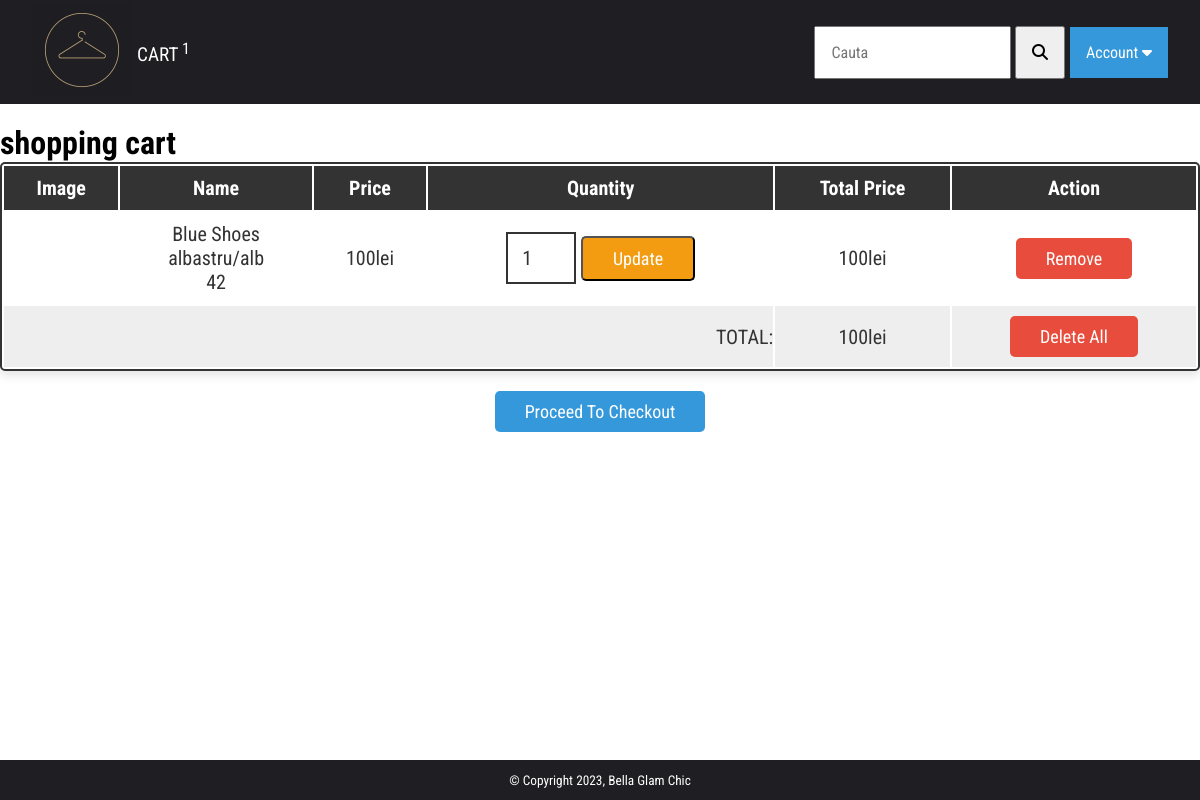
The page /cart.php (signed in) on the database its author committed.
### tables this page shows
CREATE TABLE IF NOT EXISTS `cos` (
  `ID` int NOT NULL AUTO_INCREMENT,
  `user_id` int NOT NULL,
  `cod_atribut_produs` int NOT NULL,
  `quantity` int NOT NULL,
  PRIMARY KEY (`ID`),
  KEY `cod_atribut_produs` (`cod_atribut_produs`),
  KEY `user_id` (`user_id`)
);

CREATE TABLE IF NOT EXISTS `produse` (
  `ID` int NOT NULL AUTO_INCREMENT,
  `denumire` varchar(64) NOT NULL,
  `cod_brand` int NOT NULL,
  `cod_categorie` int NOT NULL,
  `pret` float NOT NULL,
  `descriere` varchar(255) NOT NULL,
  `keywords` varchar(255) NOT NULL,
  `cod_subcategorie` int NOT NULL,
  `produs_imagine1` varchar(255) NOT NULL,
  PRIMARY KEY (`ID`),
  KEY `cod_brand` (`cod_brand`),
  KEY `cod_categorie` (`cod_categorie`),
  KEY `cod_subcategorie` (`cod_subcategorie`)
);

CREATE TABLE IF NOT EXISTS `culori` (
  `ID` int NOT NULL AUTO_INCREMENT,
  `denumire` varchar(64) NOT NULL,
  PRIMARY KEY (`ID`)
);

CREATE TABLE IF NOT EXISTS `marimi` (
  `ID` int NOT NULL AUTO_INCREMENT,
  `denumire` varchar(32) NOT NULL,
  PRIMARY KEY (`ID`)
);

### cart.php (the view, shortened to what this page needs)
<?php
include('includes/connect.php');
if (isset($_SESSION['user_logged_in'])) {
  $user_id = $_SESSION['user_id'];
}
?>
<!DOCTYPE html>
<html lang="en">
<head>
  <link rel="stylesheet" href="css/style.css">
</head>
<body>
  <?php include('includes/header.php') ?>
  <div class="shopping-cart">
    <h1 class="heading">shopping cart</h1>
    <table>
      <thead>
        <th>image</th>
        <th>name</th>
        <th>price</th>
        <th>quantity</th>
        <th>total price</th>
        <th>action</th>
      </thead>
      <tbody>
        <?php if (isset($_SESSION['user_logged_in'])) {
          $grand_total = 0;
          $select_cart_query = "SELECT c.ID,c.user_id,c.quantity AS cantitate_cos, a.cod_produs, a.cod_marime, a.cod_culoare,p.denumire AS `name`,p.pret AS `price`,a.cantitate AS `quantity`,p.produs_imagine1 AS `image`,m.denumire AS denumireMarime,f.denumire AS denumireCuloare
          FROM cos c
          INNER JOIN atribute_produs a
          ON c.cod_atribut_produs = a.ID
          INNER JOIN produse p
          ON a.cod_produs = p.ID
          INNER JOIN marimi m
          ON a.cod_marime = m.ID
          INNER JOIN culori f
          ON a.cod_culoare = f.ID
          WHERE c.user_id = $user_id";
          $cart_query = mysqli_query($con, $select_cart_query) or die('query failed');
          if (mysqli_num_rows($cart_query) > 0) {
            while ($fetch_cart = mysqli_fetch_assoc($cart_query)) {
        ?>
              <tr>
                <td>
                </td>
                <td><?php echo "" . $fetch_cart['name'] . "<br>" . $fetch_cart['denumireCuloare'] . "<br>" . $fetch_cart['denumireMarime'] . "" ?></td>
                <td><?php echo $fetch_cart['price'] ?>lei</td>
                <td>
                  <form action="" method="post">
                    <input type="number" min="1" name="cart_quantity" value="<?php echo $fetch_cart['cantitate_cos'] ?>">
                    <input type="submit" name="update_cart" value="update" class="option-btn">
                  </form>
                </td>
                <td><?php echo $sub_total = $fetch_cart['price'] * $fetch_cart['cantitate_cos'] ?>lei</td>
                <td><a href="cart.php?remove=<?php echo $fetch_cart['ID'] ?>" class="delete-btn" onclick="return confirm('Remove item from cart?');">Remove</a>
                </td>
              </tr>
          <?php
              $grand_total += $sub_total;
            };
          } else {
            echo "<tr><td colspan='6' style='padding: 20px; text-transform:capitalize;'>no item added</td></tr>";
          };
          ?>
          <tr class="table-bottom">
            <td colspan="4" class="total">TOTAL: </td>
            <td><?php echo $grand_total; ?>lei</td>
            <td><a href="cart.php?delete_all" class="delete-btn <?php echo ($grand_total > 1) ? '' : 'disabled' ?>" onclick="return confirm('Delete all from cart?');">Delete all</a></td>
          </tr>
      </tbody>
    </table>
    <div class="cart-btn">
      <a href="checkout.php" class="btn <?php echo ($grand_total > 1) ? '' : 'disabled' ?>">proceed to checkout</a>
    </div>
    <?php
        }
  ?>
  </div>
  <footer>
    <small>&copy; Copyright <?php echo date("Y") ?>, Bella Glam Chic</small>
  </footer>
</body>
</html>

### css/style.css (style rules this page uses)
* { box-sizing: border-box; margin: 0; padding: 0; font-family: "Roboto Condensed", sans-serif; text-decoration: none; list-style-type: none; }
html { height: 100%; }
body { height: 100%; display: flex; flex-direction: column; }
footer { flex: 0 1 40px; height: 2.5rem; width: 100%; background-color: rgb(30, 30, 35); color: #fff; margin-top: auto; display: flex; justify-content: center; align-items: center; }
.btn, .delete-btn, .option-btn { display: inline-block; padding: 10px 30px; cursor: pointer; font-size: 18px; color: #fff; border-radius: 5px; text-transform: capitalize; }
.btn { background-color: #3498db; margin-top: 10px; }
.delete-btn { background-color: #e74c3c; }
.option-btn { background-color: #f39c12; }
.shopping-cart { padding: 20px 0; }
.shopping-cart table { text-align: center; width: 100%; border: 2px solid #333; border-radius: 5px; box-shadow: 0 5px 10px rgba(0, 0, 0, 0.1); background-color: #fff; }
.shopping-cart table thead { background-color: #333; }
.shopping-cart table thead th { padding: 10px; color: #fff; text-transform: capitalize; font-size: 20px; }
.shopping-cart table .table-bottom { background-color: #eee; }
.shopping-cart table .table-bottom .total { text-align: right; }
.shopping-cart table tr td { padding: 10px; font-size: 20px; color: #333; }
.shopping-cart table tr td:nth-child(1) { padding: 0; }
.shopping-cart table tr td input[type="number"] { width: 70px; border: 2px solid #333; padding: 12px 14px; font-size: 20px; color: #333; }
.shopping-cart .cart-btn { margin-top: 10px; text-align: center; }
.total { text-align: end; }

### rows shown on the page
cos: produse.denumire "Blue Shoes", culori.denumire "albastru/alb", marimi.denumire "42", produse.pret "100", cart_quantity "1"

### other values the page prints
$prod_cnt "1"
$grand_total "100"
